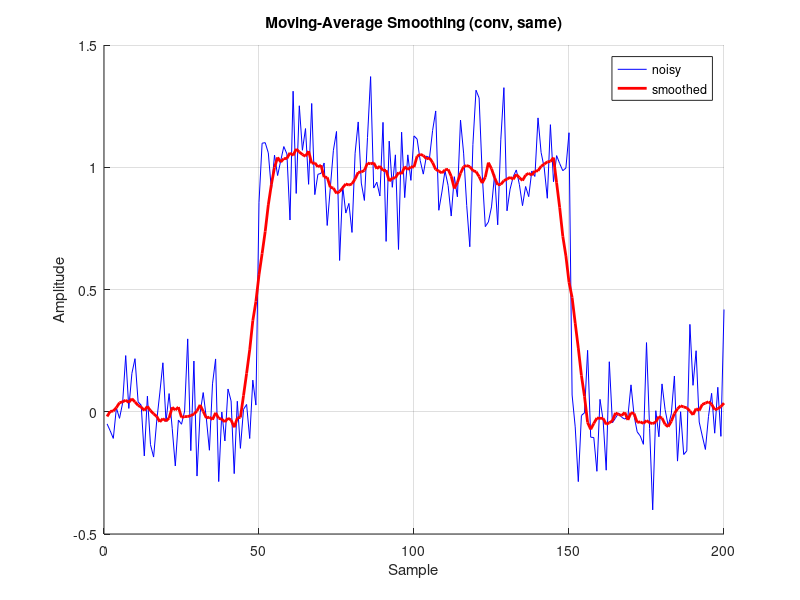

Write the MATLAB code that produced this figure.
% Convolution — Signal smoothing with conv
% Convolve a noisy signal with a moving-average kernel.
clear
close all

% Noisy square pulse
N = 200;
x = zeros(1, N);
x(50:150) = 1;
x = x + 0.15 * randn(1, N);

% Moving-average kernel (length 11)
h = ones(1, 11) / 11;

y_full = conv(x, h, 'full');
y_same = conv(x, h, 'same');

figure(1)
hold on
plot(1:N, x, 'b-')
plot(1:N, y_same, 'r-', 'LineWidth', 2)
hold off
title('Moving-Average Smoothing (conv, same)')
xlabel('Sample')
ylabel('Amplitude')
legend('noisy', 'smoothed')
grid on
